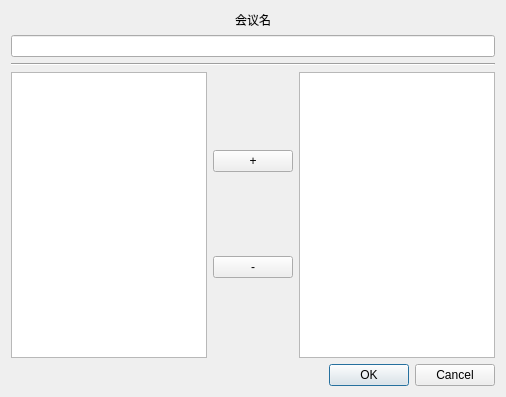
<?xml version="1.0" encoding="UTF-8"?>
<ui version="4.0">
 <class>createMeetingDialog</class>
 <widget class="QDialog" name="createMeetingDialog">
  <property name="geometry">
   <rect>
    <x>0</x>
    <y>0</y>
    <width>506</width>
    <height>397</height>
   </rect>
  </property>
  <property name="windowTitle">
   <string>Dialog</string>
  </property>
  <layout class="QVBoxLayout" name="verticalLayout_2">
   <item alignment="Qt::AlignHCenter">
    <widget class="QLabel" name="label">
     <property name="text">
      <string>会议名</string>
     </property>
    </widget>
   </item>
   <item>
    <widget class="QLineEdit" name="meetingName_LE"/>
   </item>
   <item>
    <widget class="Line" name="line">
     <property name="orientation">
      <enum>Qt::Horizontal</enum>
     </property>
    </widget>
   </item>
   <item>
    <layout class="QHBoxLayout" name="horizontalLayout">
     <item>
      <widget class="QListWidget" name="selectList_LW"/>
     </item>
     <item>
      <layout class="QVBoxLayout" name="verticalLayout">
       <item>
        <widget class="QPushButton" name="addMember_PB">
         <property name="text">
          <string>+</string>
         </property>
        </widget>
       </item>
       <item>
        <widget class="QPushButton" name="removeMember_PB">
         <property name="text">
          <string>-</string>
         </property>
        </widget>
       </item>
      </layout>
     </item>
     <item>
      <widget class="QListWidget" name="addList_LW"/>
     </item>
    </layout>
   </item>
   <item>
    <widget class="QDialogButtonBox" name="buttonBox">
     <property name="orientation">
      <enum>Qt::Horizontal</enum>
     </property>
     <property name="standardButtons">
      <set>QDialogButtonBox::Cancel|QDialogButtonBox::Ok</set>
     </property>
    </widget>
   </item>
  </layout>
 </widget>
 <resources/>
 <connections>
  <connection>
   <sender>buttonBox</sender>
   <signal>accepted()</signal>
   <receiver>createMeetingDialog</receiver>
   <slot>accept()</slot>
   <hints>
    <hint type="sourcelabel">
     <x>248</x>
     <y>254</y>
    </hint>
    <hint type="destinationlabel">
     <x>157</x>
     <y>274</y>
    </hint>
   </hints>
  </connection>
  <connection>
   <sender>buttonBox</sender>
   <signal>rejected()</signal>
   <receiver>createMeetingDialog</receiver>
   <slot>reject()</slot>
   <hints>
    <hint type="sourcelabel">
     <x>316</x>
     <y>260</y>
    </hint>
    <hint type="destinationlabel">
     <x>286</x>
     <y>274</y>
    </hint>
   </hints>
  </connection>
 </connections>
</ui>
